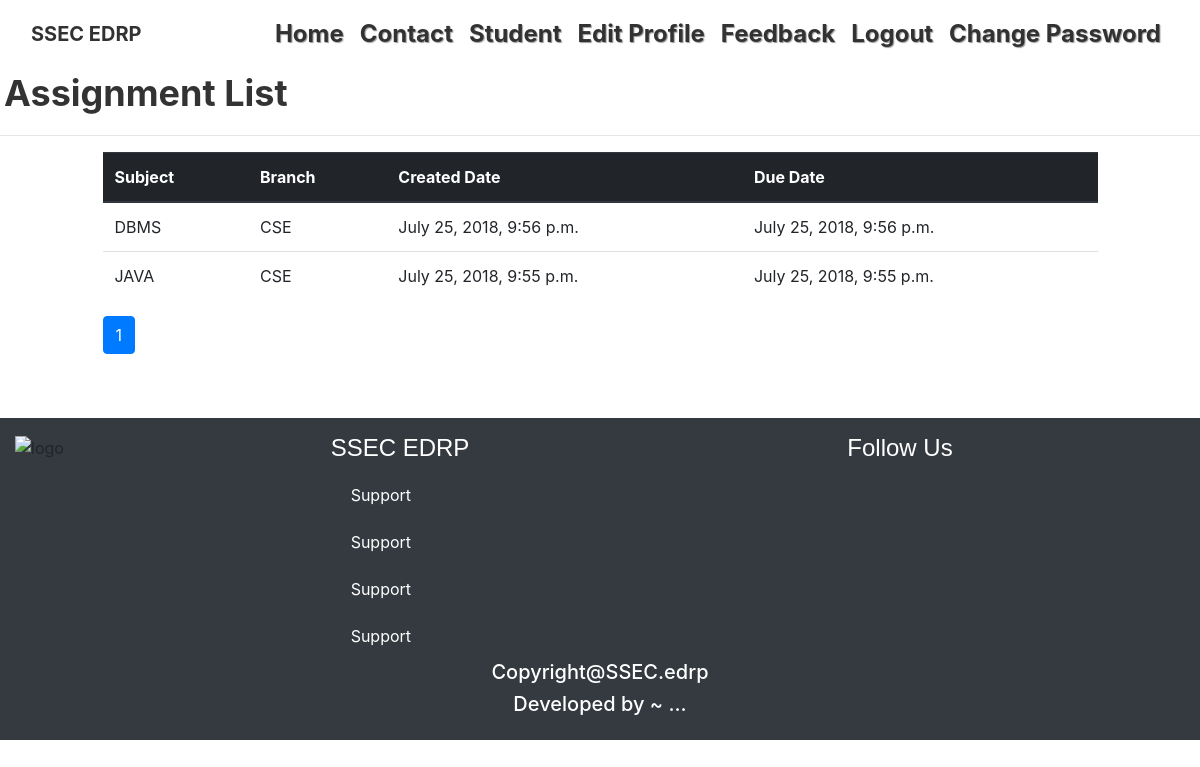
/college/assignment/ (signed in), run on the app's committed database.
### college/models.py (models this page shows, shortened)
class Assignment(models.Model):
    subject = models.CharField(max_length=100)
    message = models.TextField()
    attach1 = models.FileField(upload_to ="docs//" ,null=True, blank=True)
    crdate = models.DateTimeField(auto_now_add = True)
    duedate = models.DateTimeField()
    branch = models.ForeignKey(Branch, on_delete=models.CASCADE)
    sem = models.IntegerField(default=1,  choices=((1,1), (2,2), (3,3), (4,4), (5,5), (6,6), (7,7), (8,8)))

class Branch(models.Model):
    name=models.CharField(max_length=100)
    hod=models.CharField(max_length=100)
    def __str__(self):
        return self.name

### college/views.py (the view)
@method_decorator(login_required, name='dispatch')
class AssignmentList(ListView):
    model = Assignment
    def get_queryset(self):
            if self.request.user.is_superuser:
                return Assignment.objects.all().filter().order_by('-id')
            else:
                st = Student.objects.filter(user=self.request.user.id)[0]
                return Assignment.objects.all().filter(branch=st.branch.id, sem=st.sem).order_by('-id')
    paginate_by = 5

### college/myctxproc.py (called while the page is built)
def ctxproc(request):
    st = None
    stList = Student.objects.filter(user=request.user.id)
    if len(stList)>0:
        st = stList[0]
    return {'student': st}

### college/templates/college/assignment_list.html
{% extends 'base.html' %}
{% load static %}
{% block content %}
<h1 class="myhead1">Assignment List</h1>
<hr>
<div class="row">
<div class="col-sm-10 offset-sm-1">
<table class="table table-hover">
<thead class="thead-dark">
<tr><th>Subject</th><th>Branch</th><th>Created Date</th><th>Due Date</th></tr>
</thead>
{%  for n1 in object_list %}
<tr class="clickable-row" data-href="{% url 'adet' n1.id %}"><td>{{n1.subject}}</td><td>{{n1.branch}}</td><td>{{n1.crdate}}</td><td>{{n1.duedate}}</td></tr>
{%  endfor %}
</table>
<ul class="pagination">
    {% for no in paginator.page_range %}
    {% if no|stringformat:'i'  == request.GET.page  %}
	    <li class="page-item active"><a class="page-link" href="?page={{ no }}">{{ no }}</a></li>
    {% else %}
    		{% if no == 1 and request.GET.page == null  %}
			    <li class="page-item active"><a class="page-link" href="?page={{ no }}">{{ no }}</a></li>
		    {% else %}
			    <li class="page-item"><a class="page-link" href="?page={{ no }}">{{ no }}</a></li>
		  	{% endif %}
  	{% endif %}
	{% endfor %}
</ul>
</div>
</div>
{% endblock %}

### college/static/style.css (style rules this page uses)
.myhead1 { color: #333333; font-size: 36px; font-weight: bold; text-shadow: white 2px 2px 2px; padding: 4px; }

### data on the page
Assignment: subject "DBMS", branch "CSE", crdate "July 25, 2018, 9:56 p.m.", duedate "July 25, 2018, 9:56 p.m."
Assignment: subject "JAVA", branch "CSE", crdate "July 25, 2018, 9:55 p.m.", duedate "July 25, 2018, 9:55 p.m."

### other printed values
{{ no }} "1"
